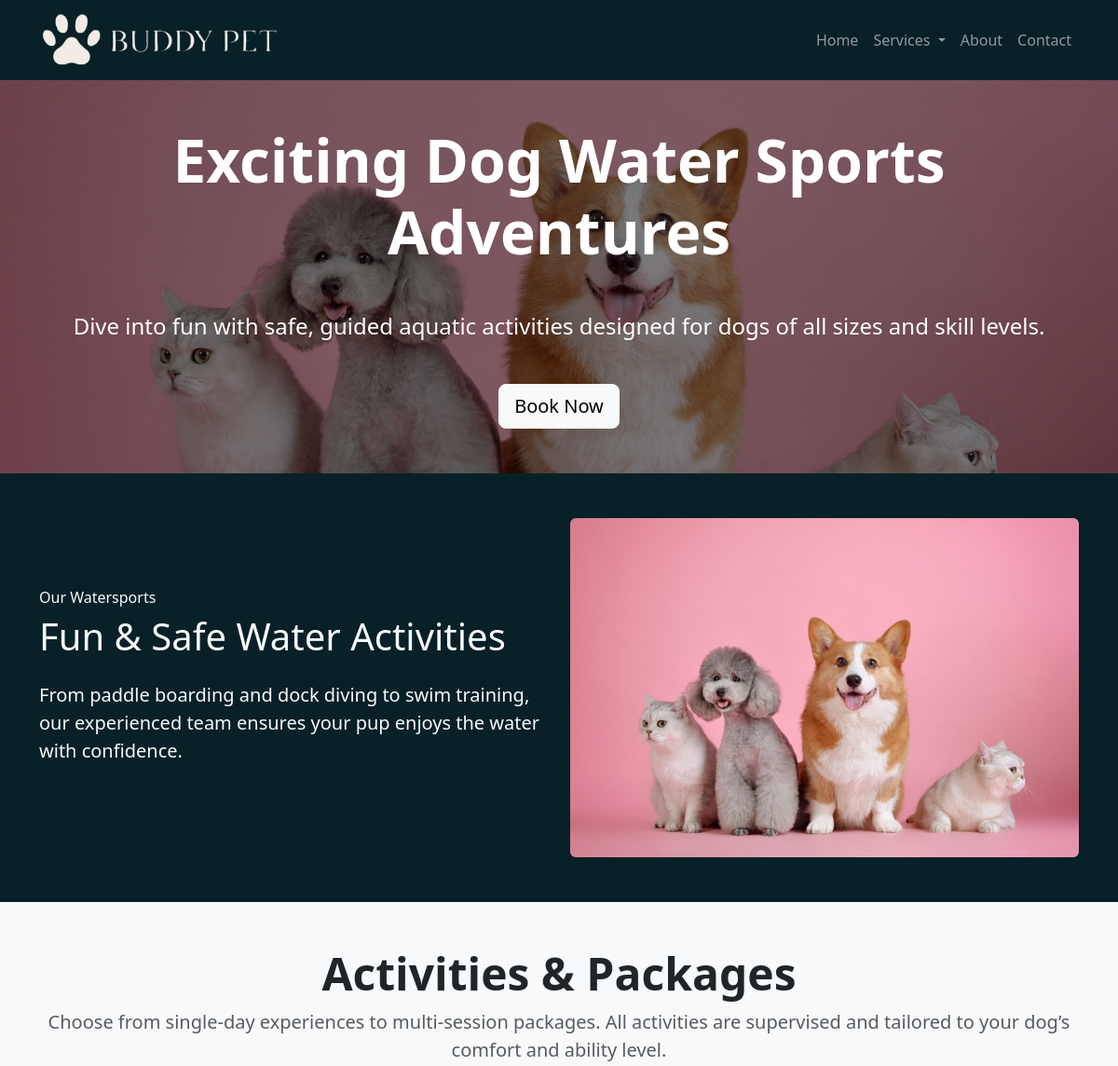
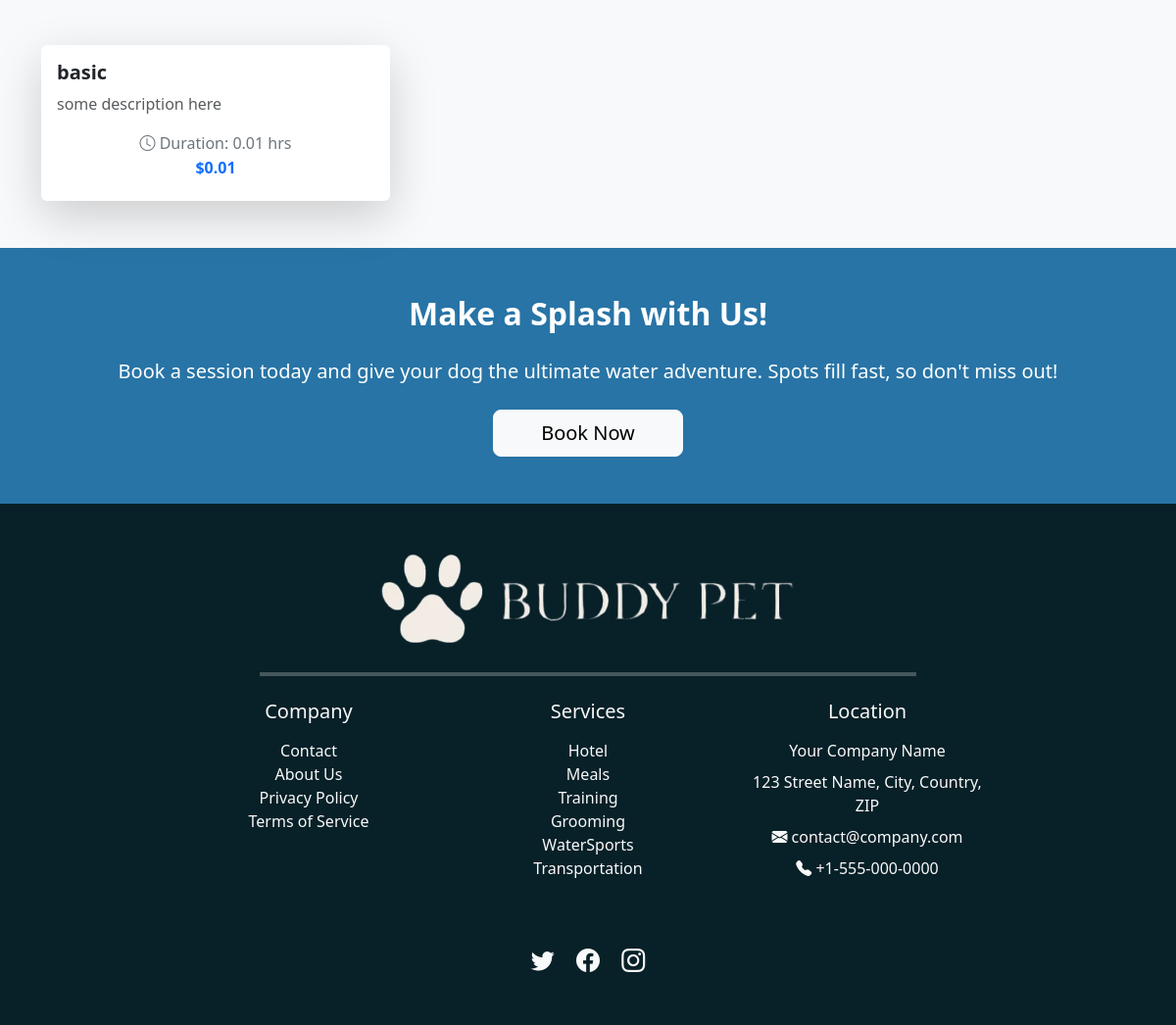
Screenshot of /water-sports/ with the database file from the repository (2 pictures, top to bottom).
### branding/models.py (models this page shows, shortened)
class Branding(models.Model):
    company_name = models.CharField(max_length=255, default="Your Company Name",
                                    help_text="Enter the full name of the company.")
    company_email = models.EmailField(default="contact@company.com",
                                      help_text="Enter the official company email address.")
    company_phone = models.CharField(max_length=20, default="+1-555-000-0000",
                                     help_text="Enter the company’s contact number (e.g., +1-555-000-0000).")
    company_address = models.TextField(default="123 Street Name, City, Country, ZIP",
                                       help_text="Enter the full address of the company, including city and ZIP code.")
    logo = models.ImageField(upload_to="branding/", default="default/default_logo.png",
                             help_text="Upload the website logo.")
    favicon = models.ImageField(upload_to="branding/", default="default/default_icon.ico",
                                help_text="Upload the favicon (ICO or PNG).")
    video = models.FileField(upload_to="branding/videos/", default="default/default_video.mp4", blank=True, null=True,
                             help_text="Upload a promotional or branding video file.")
    meta_keywords = models.CharField(max_length=255, blank=True,
                                     default="generic, branding, business, website, company",
                                     help_text="Enter meta keywords for SEO (comma-separated).")
    meta_description = models.TextField(blank=True, default="Enter a meta description for SEO.",
                                        help_text="Enter a meta description for SEO.")
    twitter_link = models.URLField(blank=True, default="https://twitter.com/yourcompany",
                                   help_text="Link to your Twitter profile.")
    facebook_link = models.URLField(blank=True, default="https://facebook.com/yourcompany",
                                    help_text="Link to your Facebook page.")
    instagram_link = models.URLField(blank=True, default="https://instagram.com/yourcompany",
                                     help_text="Link to your Instagram profile.")
    class Meta:
        verbose_name = "Branding"
        verbose_name_plural = "Branding"

### water_sports/models.py (models this page shows, shortened)
class WaterSportsPage(models.Model):
    DEFAULT_IMAGE = 'default/placeholder.jpg'
    hero_title = models.CharField(max_length=100, default="Exciting Dog Water Sports Adventures")
    hero_subheading = models.CharField(
        max_length=255,
        default="Dive into fun with safe, guided aquatic activities designed for dogs of all sizes and skill levels."
    )
    hero_image = models.ImageField(upload_to='water_sports/', blank=True, null=True, default=DEFAULT_IMAGE)
    our_watersports_title = models.CharField(max_length=100, default="Fun & Safe Water Activities")
    our_watersports_subheading = models.TextField(
        default="From paddle boarding and dock diving to swim training, our experienced team ensures your pup enjoys the water with confidence."
    )
    our_watersports_image = models.ImageField(upload_to='water_sports/', blank=True, null=True, default=DEFAULT_IMAGE)
    watersports_info_title = models.CharField(max_length=100, default="Activities & Packages")
    watersports_info_description = models.TextField(
        default="Choose from single-day experiences to multi-session packages. All activities are supervised and tailored to your dog’s comfort and ability level."
    )
    cta_title = models.CharField(max_length=100, default="Make a Splash with Us!")
    cta_subheading = models.TextField(
        default="Book a session today and give your dog the ultimate water adventure. Spots fill fast, so don't miss out!"
    )
    class Meta:
        verbose_name = "WaterSports Page Content"
        verbose_name_plural = "WaterSports Page Content"

class Service(models.Model):
    title = models.CharField(max_length=255)
    description = models.TextField()
    duration = models.DecimalField(max_digits=6, decimal_places=2)
    price = models.DecimalField(max_digits=6, decimal_places=2)
    class Meta:
        verbose_name = "Prices"
        verbose_name_plural = "Prices"

### water_sports/views.py (the view)
# urls.py: path('water-sports/', WaterSportsView.as_view(), name='water_sports'),
class WaterSportsView(TemplateView):
    template_name = 'water_sports.html'
    def get_context_data(self, **kwargs):
        context = super().get_context_data(**kwargs)
        context = {
            "branding": Branding.objects.first(),
            "service": Service.objects.all(),
            "watersports": WaterSportsPage.objects.first(),
        }
        return context

### water_sports/templates/water_sports.html (shortened to what this page needs)
{% extends "base.html" %}
    {% block extra_head %}
    {% load static %}
    <link rel="stylesheet" type="text/css" href="{% static 'home.css' %}">
    <link rel="stylesheet" type="text/css" href="{% static 'base.css' %}">
    {% endblock %}
{% block content %}
<body class="bg-light">
    <section class="hero-section pb-5 bg-primary text-white text-center d-flex justify-content-center align-items-center"
             style="background-image: url('{{ watersports.hero_image.url }}'); background-size: cover; background-position: center; position: relative;">
        <div class="overlay d-flex justify-content-center align-items-center"
             style="position: absolute; top: 0; left: 0; width: 100%; height: 100%; background-color: rgba(0, 0, 0, 0.5); z-index: 1;"></div>
        <div class="container text-center" style="position: relative; z-index: 2;">
            <h1 class="display-3 fw-bold my-5">{{ watersports.hero_title }}</h1>
            <h4 class="mb-5">{{ watersports.hero_subheading }}</h4>
            <a href="{% url 'select_dates' %}" class="btn btn-light btn-lg">Book Now</a>
        </div>
    </section>
    <section class="our-meals-section py-5 text-light" style="background-color: #082027;">
        <div class="container">
            <div class="row align-items-center">
                <div class="col-md-6">
                    <h6>Our Watersports</h6>
                    <h2 class="display-6 font-weight-bold mb-4">{{ watersports.our_watersports_title }}</h2>
                    <p class="lead mb-4">{{ watersports.our_watersports_subheading }}</p>
                </div>
                <div class="col-md-6">
                    <img src="{{ watersports.our_watersports_image.url }}" alt="Our Watersports" class="img-fluid rounded w-100">
                </div>
            </div>
        </div>
    </section>
    <section class="py-5 text-dark bg-light">
        <div class="container">
            <div class="text-center mb-5">
                <h2 class="display-5 fw-bold">{{ watersports.watersports_info_title }}</h2>
                <p class="lead text-muted">{{ watersports.watersports_info_description }}</p>
            </div>
            <div class="row g-4">
                {% for service in service %}
                    <div class="col-md-6 col-lg-4">
                        <div class="card h-100 border-0 shadow-lg">
                            <div class="card-body d-flex flex-column justify-content-between">
                                <div>
                                    <h5 class="fw-bold mb-2">{{ service.title }}</h5>
                                    <p class="text-muted mb-3">{{ service.description }}</p>
                                </div>
                                <div class="text-center mt-auto">
                                    <p class="text-secondary mb-1"><i class="bi bi-clock"></i> Duration: {{ service.duration }} hrs</p>
                                    <h6 class="fw-bold text-primary">${{ service.price|floatformat:2 }}</h6>
                                </div>
                            </div>
                        </div>
                    </div>
                {% empty %}
                    <div class="text-center">
                        <p class="text-muted">No watersport services available at the moment.</p>
                    </div>
                {% endfor %}
            </div>
        </div>
    </section>
    <section class="py-5 text-center text-white" style="background-color: #2874a6;">
        <div class="container">
            <h2 class="fw-bold mb-4">{{ watersports.cta_title }}</h2>
            <p class="lead mb-4">{{ watersports.cta_subheading }}</p>
            <a href="{% url 'select_dates' %}" class="btn btn-light btn-lg px-5">Book Now</a>
        </div>
    </section>
</body>
{% endblock %}

### home/templates/base.html (shortened to what this page needs)
<!DOCTYPE html>
<html lang="en">
<head>
    {% load static %}
    <link rel="stylesheet" type="text/css" href="{% static 'base.css' %}">
    <link href="https://cdn.jsdelivr.net/npm/bootstrap@5.3.2/dist/css/bootstrap.min.css" rel="stylesheet">
    <link rel="stylesheet" href="https://cdn.jsdelivr.net/npm/bootstrap-icons/font/bootstrap-icons.css">
    {% block extra_head %}{% endblock %}
</head>
<body class="bg-light">
    <nav class="navbar navbar-expand-lg navbar-dark" style="background-color: #082027; z-index: 1000;">
        <div class="container">
            <a class="navbar-brand" href="/">
                <img src="{{ branding.logo.url }}" alt="{{ branding.company_name }}" class="img-fluid" style="max-height: 60px;">
            </a>
            <div class="collapse navbar-collapse" id="navbarNav">
                <ul class="navbar-nav ms-auto">
                    <li class="nav-item"><a class="nav-link" href="/">Home</a></li>
                    <li class="nav-item dropdown">
                        <a class="nav-link dropdown-toggle" id="navbarDropdown" role="button" data-bs-toggle="dropdown" aria-expanded="false" href="{% url 'services' %}">
                            Services
                        </a>
                    </li>
                    <li class="nav-item"><a class="nav-link" href="{% url 'about_us' %}">About</a></li>
                    <li class="nav-item"><a class="nav-link" href="{% url 'contact' %}">Contact</a></li>
                </ul>
            </div>
        </div>
    </nav>
    {% block content %} {% endblock %}
    <footer class="text-light py-5 pt-5" style="background-color: #082027;">
        <div class="container">
            <div class="row justify-content-center text-center">
                <div class="col-12 text-center mb-4">
                    <img src="{{ branding.logo.url }}" alt="{{ branding.company_name }}" class="img-fluid" style="max-height: 100px;">
                </div>
                <div class="col-12 text-center text-light mb-4">
                    <hr class="border-bottom border-2 border-white" style="width: 60%; margin: 0 auto;">
                </div>
                <div class="col-md-3 text-center mb-3">
                    <h5 class="mb-3">Company</h5>
                    <ul class="list-unstyled">
                        <li><a href="{% url 'contact' %}" class="text-light text-decoration-none">Contact</a></li>
                        <li><a href="{% url 'about_us' %}" class="text-light text-decoration-none">About Us</a></li>
                        <li><a href="{% url 'privacy_policy' %}" class="text-light text-decoration-none">Privacy Policy</a></li>
                        <li><a href="{% url 'terms_of_service' %}" class="text-light text-decoration-none">Terms of Service</a></li>
                    </ul>
                </div>
                <div class="col-md-3 text-center mb-3">
                    <h5 class="mb-3">Services</h5>
                    <ul class="list-unstyled">
                        <li><a href="{% url 'hotel' %}" class="text-light text-decoration-none">Hotel</a></li>
                        <li><a href="{% url 'meals' %}" class="text-light text-decoration-none">Meals</a></li>
                        <li><a href="{% url 'training' %}" class="text-light text-decoration-none">Training</a></li>
                        <li><a href="{% url 'grooming' %}" class="text-light text-decoration-none">Grooming</a></li>
                        <li><a href="{% url 'water_sports' %}" class="text-light text-decoration-none">WaterSports</a></li>
                        <li><a href="{% url 'transportation' %}" class="text-light text-decoration-none">Transportation</a></li>
                    </ul>
                </div>
                <div class="col-md-3 text-center text-light mb-4">
                    <h5 class="mb-3">Location</h5>
                    <p class="text-light mb-2">{{branding.company_name}}</p>
                    <p class="text-light mb-2">{{branding.company_address}}</p>
                    <a href="mailto:{{branding.company_email}}" class="text-light text-decoration-none mb-2 d-block">
                        <i class="bi bi-envelope-fill"></i> {{branding.company_email}}
                    </a>
                    <p>
                        <a href="tel:{{branding.company_phone}}" class="text-light text-decoration-none">
                            <i class="bi bi-telephone-fill"></i> {{branding.company_phone}}
                        </a>
                    </p>
                </div>
            </div>
            <div class="text-center mt-4">
                <a href="{{branding.twitter_link}}" class="text-light me-3 fs-4 text-decoration-none">
                    <i class="bi bi-twitter"></i>
                </a>
                <a href="{{branding.facebook_link}}" class="text-light me-3 fs-4 text-decoration-none">
                    <i class="bi bi-facebook"></i>
                </a>
                <a href="{{branding.instagram_link}}" class="text-light fs-4 text-decoration-none">
                    <i class="bi bi-instagram"></i>
                </a>
            </div>
        </div>
    </footer>
</body>
</html>

### rows the page displays
Branding: logo (placeholder picture), company_name "Your Company Name", company_address "123 Street Name, City, Country, ZIP", company_email "contact@company.com", company_phone "+1-555-000-0000"
WaterSportsPage: hero_image (placeholder picture), hero_title "Exciting Dog Water Sports Adventures", hero_subheading "Dive into fun with safe, guided aquatic activities designed for dogs of all sizes and skill levels.", our_watersports_title "Fun & Safe Water Activities", our_watersports_subheading "From paddle boarding and dock diving to swim training, our experienced team ensures your pup enjoys the water with confidence.", our_watersports_image (placeholder picture), watersports_info_title "Activities & Packages", watersports_info_description "Choose from single-day experiences to multi-session packages. All activities are supervised and tailored to your dog’s comfort and ability level.", cta_title "Make a Splash with Us!", cta_subheading "Book a session today and give your dog the ultimate water adventure. Spots fill fast, so don't miss out!"
Service: title "basic", description "some description here", duration "0.01", price "0.01"
